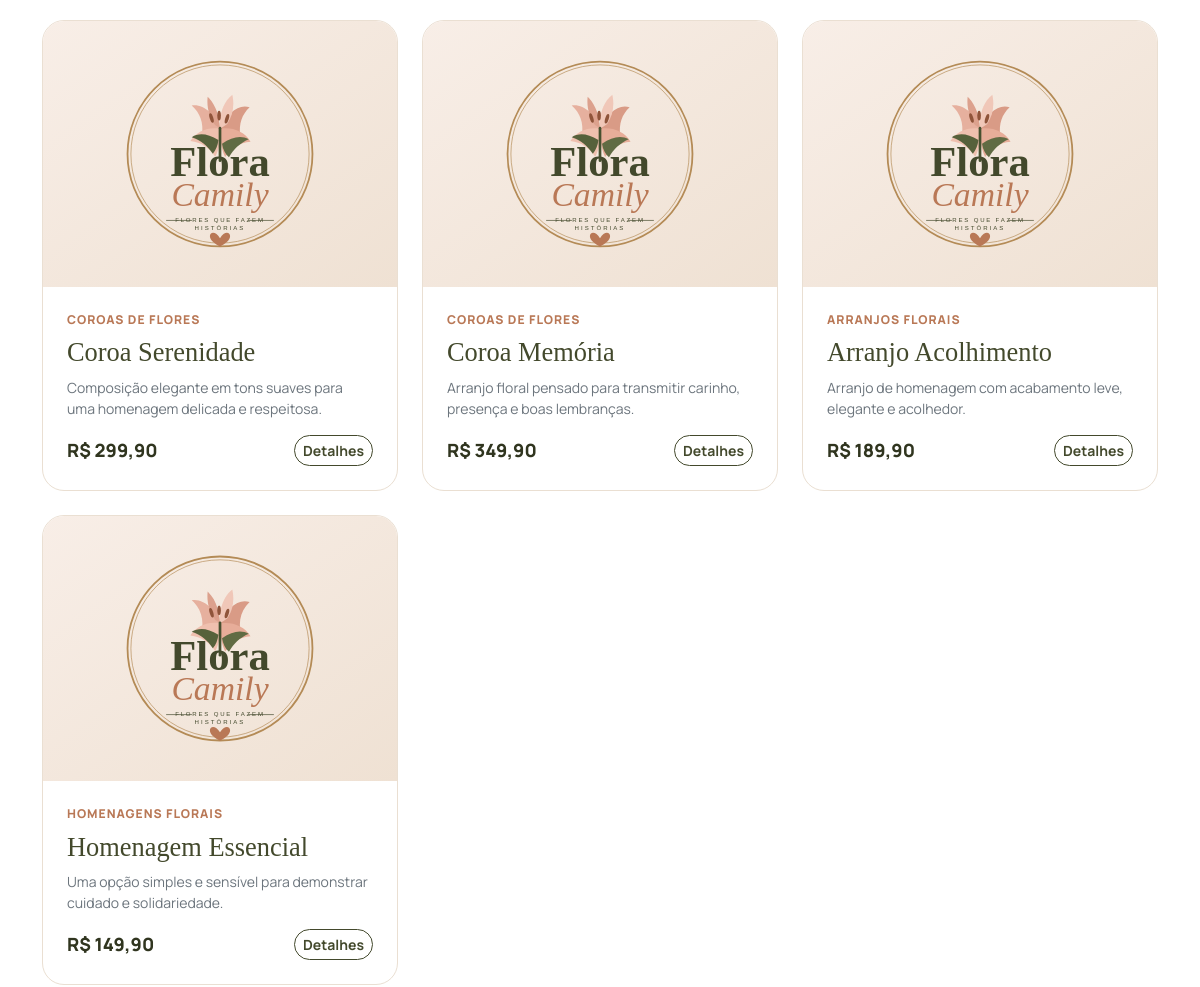
Before: / (middle part) with the older database file.
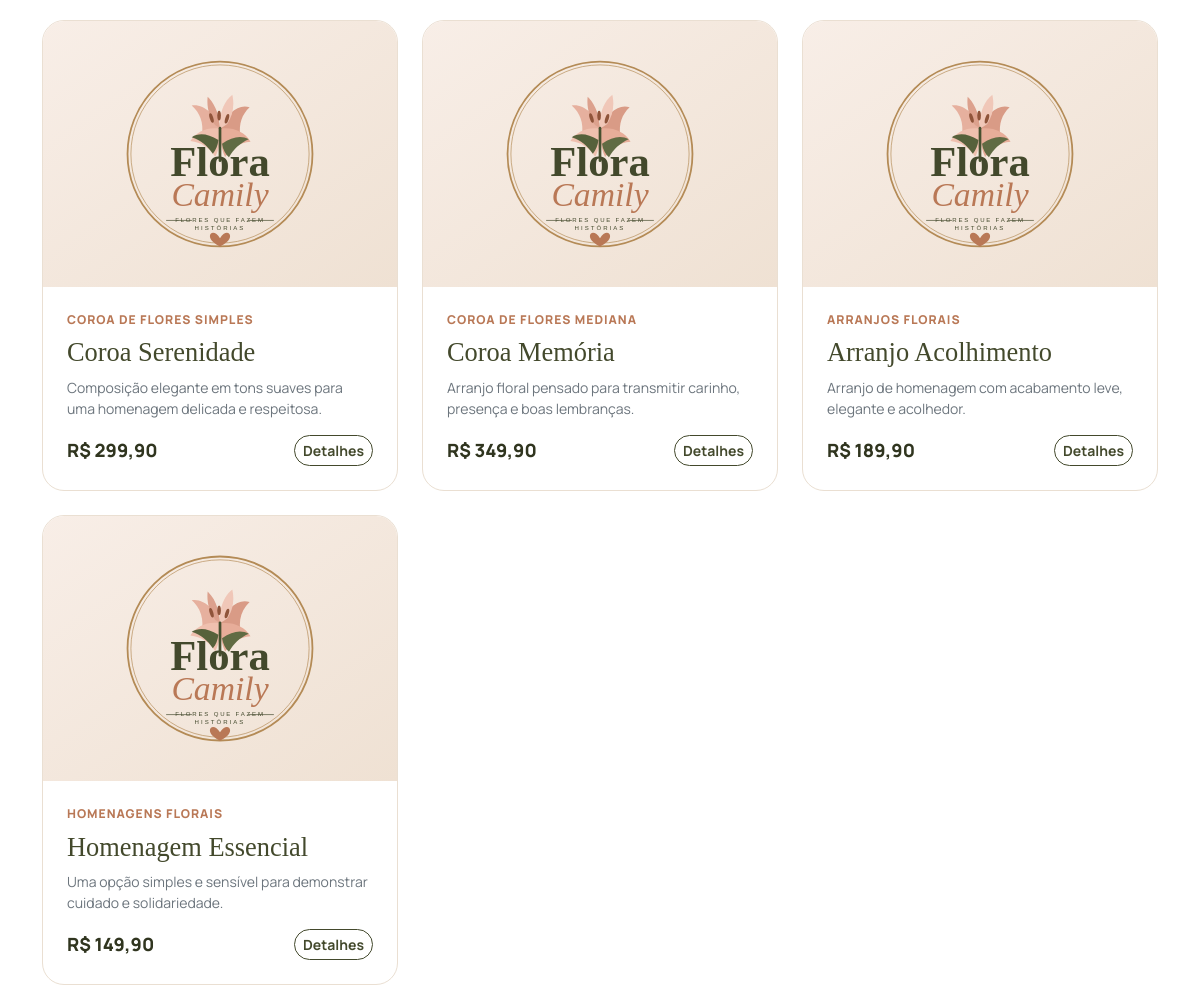
After: the same page with the newer database file.
### tables this page shows
CREATE TABLE IF NOT EXISTS products (
    id INT UNSIGNED AUTO_INCREMENT PRIMARY KEY,
    name VARCHAR(160) NOT NULL,
    category VARCHAR(100) NOT NULL DEFAULT 'Homenagens florais',
    category_id INT UNSIGNED NULL,
    description TEXT NULL,
    price DECIMAL(10,2) NOT NULL DEFAULT 0.00,
    image VARCHAR(255) NULL,
    active TINYINT(1) NOT NULL DEFAULT 1,
    featured TINYINT(1) NOT NULL DEFAULT 0,
    created_at TIMESTAMP DEFAULT CURRENT_TIMESTAMP,
    updated_at TIMESTAMP DEFAULT CURRENT_TIMESTAMP ON UPDATE CURRENT_TIMESTAMP,
    INDEX idx_products_active (active),
    INDEX idx_products_featured (featured),
    INDEX idx_products_category_id (category_id),
    CONSTRAINT fk_products_category FOREIGN KEY (category_id) REFERENCES categories(id) ON DELETE SET NULL
);

### config.php (called while the page is built, shortened)
<?php
function db(): PDO
{
    static $pdo = null;
    $dsn = 'mysql:host=' . DB_HOST . ';dbname=' . DB_NAME . ';charset=utf8mb4';
    try {
        $pdo = new PDO($dsn, DB_USER, DB_PASS, [
            PDO::ATTR_ERRMODE => PDO::ERRMODE_EXCEPTION,
            PDO::ATTR_DEFAULT_FETCH_MODE => PDO::FETCH_ASSOC,
            PDO::ATTR_EMULATE_PREPARES => false,
        ]);
    } catch (PDOException $e) {
        http_response_code(500);
        exit('Não foi possível conectar ao banco de dados. Verifique o arquivo config.local.php.');
    }
    return $pdo;
}
function e(?string $value): string
{
    return htmlspecialchars($value ?? '', ENT_QUOTES, 'UTF-8');
}
function money(float $value): string
{
    return 'R$ ' . number_format($value, 2, ',', '.');
}
function excerpt(?string $text, int $limit = 115): string
{
    $text = trim((string) $text);
    if (function_exists('mb_strlen') && function_exists('mb_substr')) {
        return mb_strlen($text, 'UTF-8') > $limit
            ? rtrim(mb_substr($text, 0, $limit, 'UTF-8')) . '...'
            : $text;
    }
    return strlen($text) > $limit ? rtrim(substr($text, 0, $limit)) . '...' : $text;
}
function productImage(?string $image): string
{
    return 'assets/img/logo.svg';
}

### index.php (the view, shortened to what this page needs)
<?php
require __DIR__ . '/includes/header.php';
$stmt = db()->query('SELECT * FROM products WHERE active = 1 ORDER BY featured DESC, created_at DESC LIMIT 6');
$products = $stmt->fetchAll();
?>
<section class="py-5">
    <div class="container py-lg-4">
        <div class="row g-4">
            <?php foreach ($products as $product): ?>
                <?php $fallback = empty($product['image']); ?>
                <div class="col-md-6 col-xl-4">
                    <article class="product-card">
                        <a href="produto.php?id=<?= (int) $product['id'] ?>" class="text-decoration-none">
                            <img src="<?= e(productImage($product['image'])) ?>" alt="<?= e($product['name']) ?>" class="product-image <?= $fallback ? 'logo-fallback' : '' ?>">
                        </a>
                        <div class="p-4">
                            <div class="product-category mb-2"><?= e($product['category']) ?></div>
                            <h3 class="product-title mb-2"><a class="text-decoration-none" href="produto.php?id=<?= (int) $product['id'] ?>"><?= e($product['name']) ?></a></h3>
                            <p class="text-secondary small mb-3"><?= e(excerpt((string) $product['description'], 115)) ?></p>
                            <div class="d-flex justify-content-between align-items-center gap-3">
                                <span class="product-price"><?= money((float) $product['price']) ?></span>
                                <a href="produto.php?id=<?= (int) $product['id'] ?>" class="btn btn-sm btn-outline-brand">Detalhes</a>
                            </div>
                        </div>
                    </article>
                </div>
            <?php endforeach; ?>
        </div>
    </div>
</section>
<?php require __DIR__ . '/includes/footer.php'; ?>

### includes/header.php (shortened to what this page needs)
<?php
require_once __DIR__ . '/../config.php';
?>
<!doctype html>
<html lang="pt-BR">
<head>
    <link href="https://cdn.jsdelivr.net/npm/bootstrap@5.3.3/dist/css/bootstrap.min.css" rel="stylesheet">
    <link rel="stylesheet" href="https://cdn.jsdelivr.net/npm/bootstrap-icons@1.11.3/font/bootstrap-icons.min.css">
    <link rel="stylesheet" href="assets/css/style.css">
</head>
<body>
<main>

### includes/footer.php (shortened to what this page needs)
</main>
</body>
</html>

### assets/css/style.css (style rules this page uses)
:root { --flora-cream: #f7f0e7; --flora-cream-2: #fffaf5; --flora-olive: #43492c; --flora-olive-dark: #30351f; --flora-rose: #d8a18d; --flora-terracotta: #b97856; --flora-gold: #b48b56; --flora-text: #3e3a35; --flora-muted: #7d766e; --flora-border: #eadfd2; }
html { scroll-behavior: smooth; }
body { font-family: 'Manrope', sans-serif; color: var(--flora-text); background: #fff; }
h1, h2, h3, h4, h5, .brand-name, .footer-brand { font-family: 'Cormorant Garamond', serif; }
a { color: inherit; }
.btn-outline-brand { color: var(--flora-olive); border-color: var(--flora-olive); border-radius: 999px; font-weight: 700; }
.product-card { border: 1px solid var(--flora-border); border-radius: 22px; overflow: hidden; height: 100%; transition: transform .22s ease, box-shadow .22s ease; background: #fff; }
.product-image { width: 100%; aspect-ratio: 4 / 3; object-fit: cover; background: linear-gradient(145deg, #f8eee7, #efe1d3); }
.product-image.logo-fallback { object-fit: contain; padding: 2rem; }
.product-category { color: var(--flora-terracotta); font-size: .76rem; font-weight: 800; letter-spacing: .08em; text-transform: uppercase; }
.product-title { font-size: 1.65rem; color: var(--flora-olive); }
.product-price { color: var(--flora-olive-dark); font-size: 1.14rem; font-weight: 800; }

Changed rows visible on the page:
changed products "Coroa Serenidade": category "COROAS DE FLORES" → "COROA DE FLORES SIMPLES"
changed products "Coroa Memória": category "COROAS DE FLORES" → "COROA DE FLORES MEDIANA"
